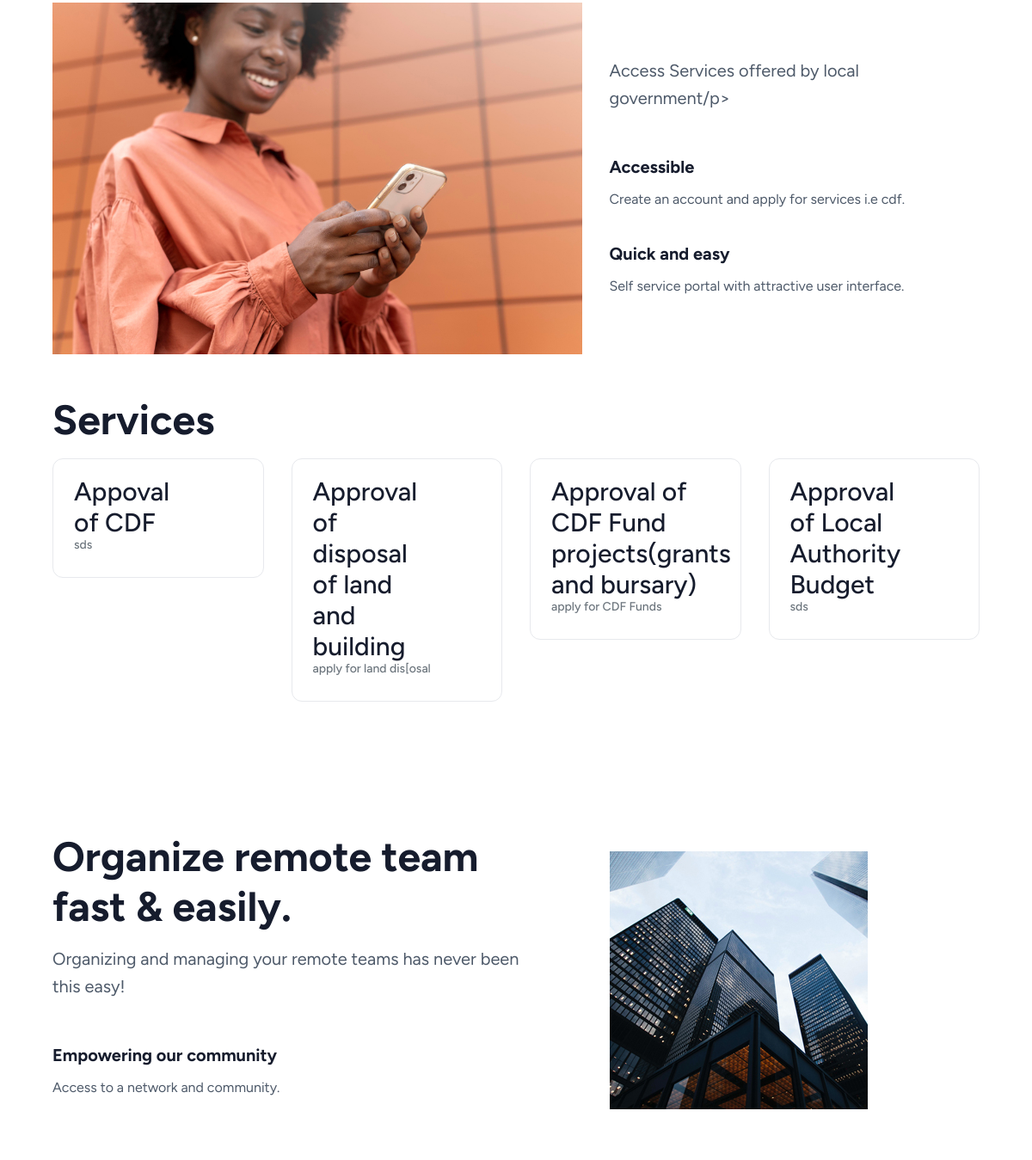
Before: / (middle part) with the older database file.
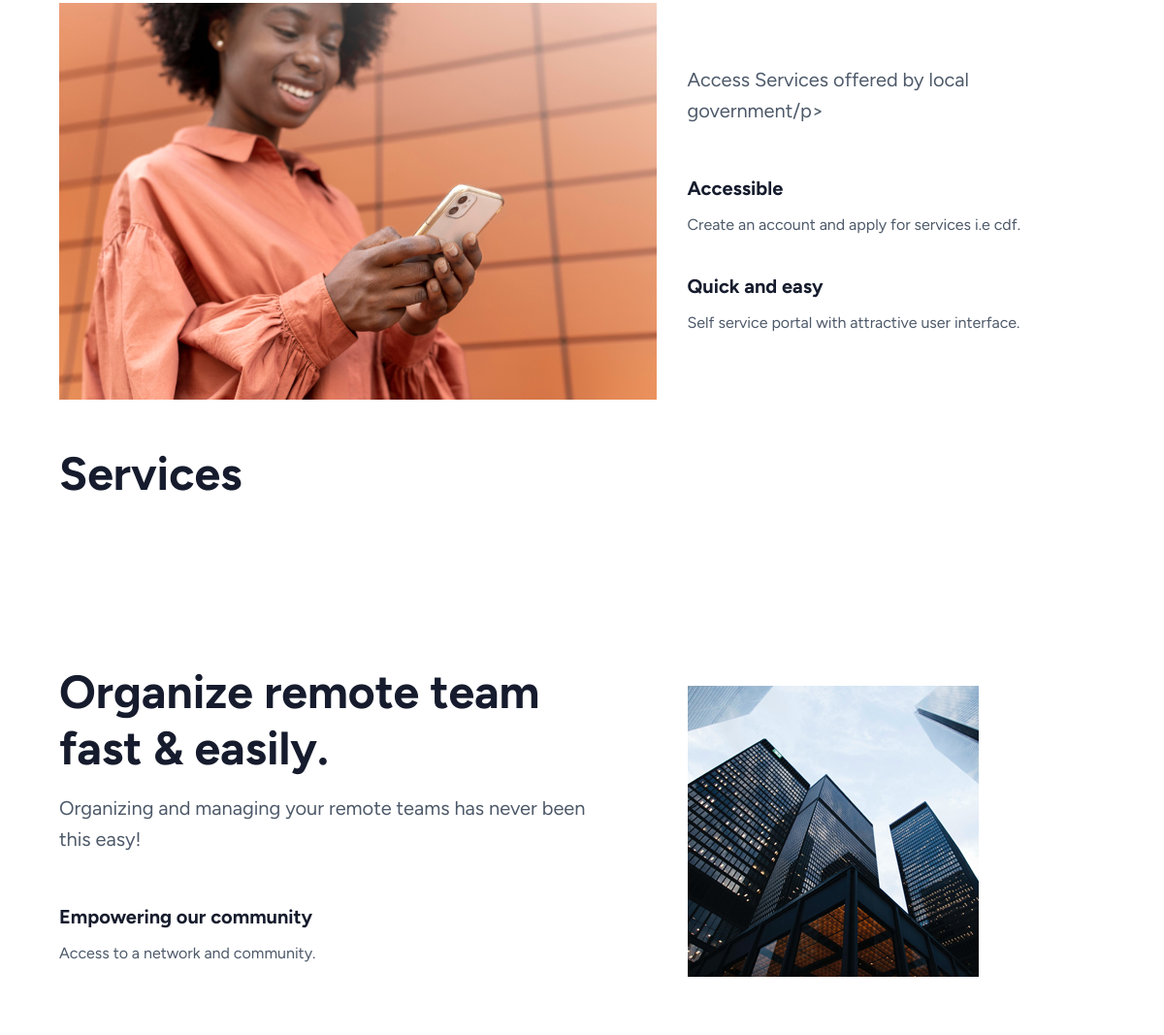
After: the same page with the newer database file.
### models.py (models this page shows, shortened)
class Service(database.Model):
    id = database.Column(database.Integer, primary_key=True,autoincrement=True)
    name = database.Column(database.String(100), nullable=False)
    description = database.Column(database.Text, nullable=True)
    updated = database.Column(database.Date,default = date.today())
    author = database.Column(database.Integer, database.ForeignKey(User.id) )
    publisher = relationship('User', backref='publisher_service')

### main.py (the view)
@main.route('/')
def home():
    services = database.session.query(Service).all()
    return render_template(
        'homepage.html',
        services=services
    )

### templates/homepage.html (shortened to what this page needs)
<!DOCTYPE html>
<html data-bs-theme="light" lang="en-US" dir="ltr">
  <head>
    <link href="https://cdn.jsdelivr.net/npm/bootstrap@5.0.2/dist/css/bootstrap.min.css" rel="stylesheet">
    <link rel="stylesheet" href="{{url_for('static', filename='vendors/swiper/swiper-bundle.min.css')}}">
    <link href="{{url_for('static', filename='hpa/assets/css/theme.min.css')}}" rel="stylesheet" id="style-default">
    <link href="{{url_for('static' ,filename='hpa/assets/css/user-rtl.min.css')}}" rel="stylesheet" id="user-style-rtl">
    <link href="{{url_for('static', filename='hpa/assets/css/user.min.css')}}" rel="stylesheet" id="user-style-default">
    <link rel="stylesheet" href="https://unicons.iconscout.com/release/v4.0.8/css/line.css">
  </head>
  <body>
    <main class="main" id="top">
      <div class="content">
        <div data-bs-target="#navbar" data-bs-spy="scroll" tabindex="0">
          <section class="container mb-8 mb-lg-13" id="about">
            <div class="row align-items-center">
              <div class="col-12 col-lg-6 col-xl-7"><img class="img-fluid" src="{{url_for('static',filename='hpa/assets/img/5.jpg')}}" alt="" /></div>
              <div class="col-12 col-lg-6 col-xl-5">
                <div class="row justify-content-center justify-content-lg-start">
                  <div class="col-sm-10 col-md-8 col-lg-12">
                    <p class="fs-8 mb-4 mb-lg-5 lh-lg text-center text-lg-start fw-normal">Access Services offered by local government/p>
                  </div>
                  <div class="col-12">
                    <div class="mb-x1 mb-lg-3">
                      <h5 class="fs-8 fw-bold lh-lg mb-1">Accessible</h5>
                      <p class="mb-0 lh-xl">Create an account and apply for services i.e cdf.</p>
                    </div>
                    <div>
                      <h5 class="fs-8 fw-bold lh-lg mb-1"> Quick and easy</h5>
                      <p class="lh-xl mb-0">Self service portal with attractive user interface.</p>
                    </div>
                  </div>
                </div>
              </div>
            </div>
            <div class="row my-5">
              <h2 class="fs-4 fs-lg-3 fw-bold mb-2 text-center text-lg-start">Services</h2>
              {% for s in services %}
              <div class="col-xl-3 col-sm-6 grid-margin stretch-card">
                <div class="card border">
                  <div class="card-body">
                    <div class="row">
                      <div class="col-9">
                        <div class="d-flex align-items-center align-self-start">
                          <h3 class="mb-0">{{s.name}}</h3>
                        </div>
                      </div>
                    </div>
                    <h6 class="text-muted font-weight-normal">{{s.description}}</h6>
                  </div>
                </div>
              </div>
              {% endfor %}
            </div>
          </section>
          <section class="container mb-8 mb-lg-13">
            <div class="row align-items-center">
              <div class="col-12 col-lg-6 col-xl-5 order-lg-1"><img class="img-fluid" src="{{url_for('static',filename='hpa/assets/img/1.jpg')}}" alt="" /></div>
              <div class="col-12 col-lg-6 col-xl-7">
                <div class="row justify-content-center justify-content-lg-start">
                  <div class="col-sm-10 col-md-8 col-lg-11">
                    <h2 class="fs-4 fs-lg-3 fw-bold mb-2 text-center text-lg-start"> Organize remote team fast & easily.</h2>
                    <p class="fs-8 mb-4 mb-lg-5 lh-lg text-center text-lg-start fw-normal">Organizing and managing your remote teams has never been this easy!</p>
                  </div>
                  <div class="col-12">
                    <div class="mb-x1 mb-lg-3">
                      <h5 class="fs-8 fw-bold lh-lg mb-1">Empowering our community </h5>
                      <p class="b-0 lh-xl">Access to a network and community.</p>
                    </div>
                  </div>
                </div>
              </div>
            </div>
          </section>
        </div><button class="btn scroll-to-top text-white rounded-circle d-flex justify-content-center align-items-center bg-primary" data-scroll-top="data-scroll-top"></button>
      </div>
    </main>
  </body>
</html>

Changed rows visible on the page:
removed Service: name "Appoval of CDF", description "sds"
removed Service: name "Approval of disposal of land and building", description "apply for land dis[osal"
removed Service: name "Approval of CDF Fund projects(grants and bursary)", description "apply for CDF Funds"
removed Service: name "Approval of Local Authority Budget", description "sds"
